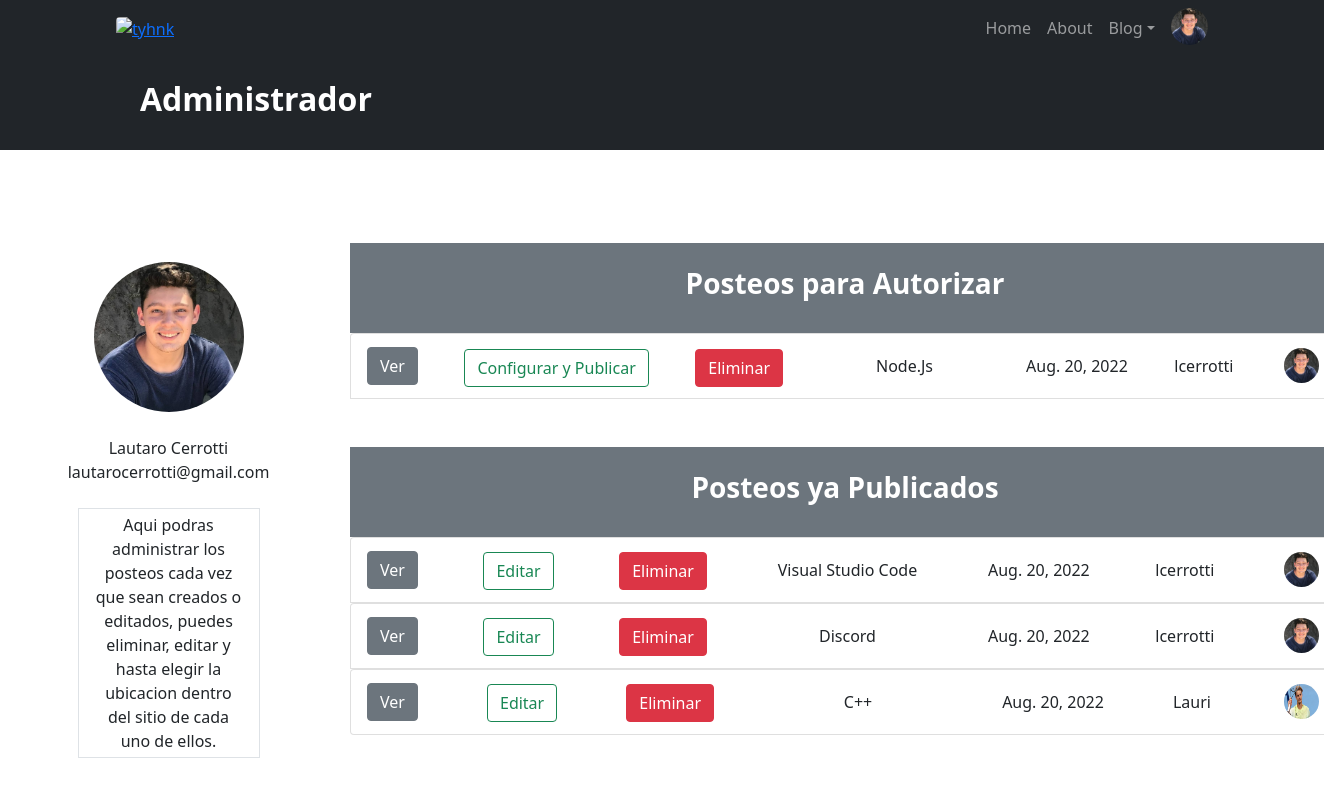
Page /blog/administrar/drafts (signed in) on the earlier database version.
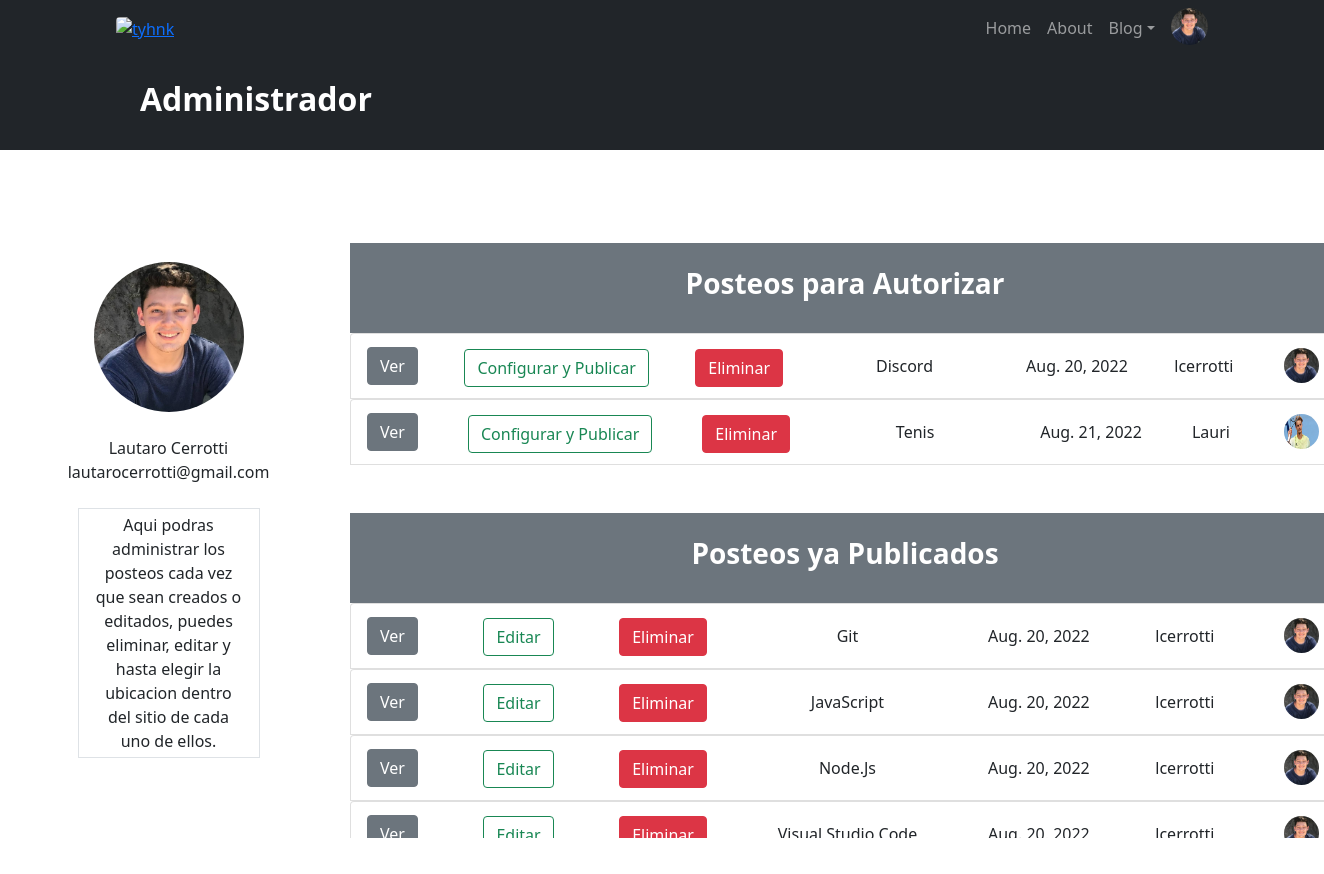
Same page on the later database version.
### Blog_General/models.py (models this page shows, shortened)
class Publicacion(models.Model):
    options= (
        ('draft', 'Draft'),
        ('publicado', 'Publicado'),
    )
    options2= (
        ('si', 'si'),
        ('no', 'no'),
    )
    titulo = models.CharField(max_length=100)
    descripcion = models.TextField(max_length = 200, default="Some String")
    contenido = models.TextField(max_length=3500)
    imagen = models.URLField(max_length=3000, blank=True, null=True)
    fecha = models.DateField(auto_now_add=True)
    publicado = models.CharField(max_length=10, choices=options, default='draft')
    muestra_inferior = models.CharField(max_length=10, choices=options2, default='no')
    muestra_superior = models.CharField(max_length=10, choices=options2, default='no')
    likes = models.ManyToManyField(User, related_name='entry_likes', blank=True)
    avatar = models.URLField(blank=True, null=True)
    user = models.ForeignKey(User, on_delete=models.CASCADE, null=True) # El autor sera una ForeignKey la cual es igual al usuario conectado.
    def AvatarPublicacion(self): #Buscamos el Avatar segun usuario/autor.
        if self.user:
            return Avatar.objects.filter(user=self.user.id).last().imagen.url if Avatar.objects.filter(user=self.user.id).last() else Avatar(user=self.user, imagen=os.path.join(MEDIA_URL, 'img/default.jpg')).imagen.url
        else:
            return Avatar(user=self.user, imagen=os.path.join(MEDIA_URL, 'img/default.jpg')).imagen.url

### RegistroUsuarios/models.py (models this page shows, shortened)
class Avatar(models.Model):
    user = models.ForeignKey(User, on_delete=models.CASCADE)
    imagen = models.ImageField(upload_to='avatares', blank=True , null=True)

### Blog_General/views.py (the view)
# urls.py: path('administrar/drafts', adminPosts, name='adminPosts'),
@staff_member_required
def adminPosts(request):
    draft = Publicacion.objects.filter(publicado="draft")
    publicados = Publicacion.objects.filter(publicado="publicado")
    return render(request, 'adminPost.html', {'drafts':draft,'publicados':publicados})

### Main/context_procesor.py (called while the page is built)
def getUserInfo(request):
    context = {}
    if not request.user.is_authenticated:
        context['formAuth'] = AuthenticationForm()
    else: #Solicitamos el ultimo avatar y lo pasamos como context
        avatar = Avatar.objects.filter(user=request.user.id).last()
        if avatar:
            context['url'] = avatar.imagen.url
        else: # Caso contrario, asignamos una imagen Defoult.
            avatar = Avatar(user=request.user, imagen=os.path.join(MEDIA_URL, 'img/default.jpg'))
        context['url'] = avatar.imagen.url
    return context

### templates/adminPost.html (shortened to what this page needs)
{% extends 'indexBase.html' %}
{% block navigation %}
{% load static %}
<link href="{% static 'css\styles.css' %}" rel="stylesheet" />
<div class="bg-dark py-4 mt-auto">
    <div class="container px-5">
        <h2 class="display-10 fw-bolder text-white mb-2">Administrador</h2>
    </div>
</div>
<div class="d-flex flex-column align-items-center text-center p-3 py-6">
    <br>
    <br>
    <br>
    <div class="row">
        <div class="col-md-3 border-right">
            <div class="d-flex flex-column align-items-center text-center p-3 py-4"><img class="rounded-circle"
                    width="150" height="150" src="{{url}}"><br><span class="font-weight-bold">{{user.first_name}}
                    {{user.last_name}}</span><span class="font-weight-bold">{{user.email}}</span><br>
                    <div class="col-md-8"><label class="border px-3 p-1 add-experience">Aqui podras administrar los posteos cada vez que
                        sean creados o editados, puedes eliminar, editar y hasta elegir la ubicacion dentro del sitio de cada uno de ellos.
                    </label>
                    </div>
            </div>
        </div>
        {% if drafts %}
    <div class="col-md-3 border-right">
        <div style="width:1000px;height:600px;line-height:3em;overflow:auto;padding:5px;">
            <div class="bg-secondary py-4 mt-auto">
                <div class="container px-5">
                    <h3 class="display-10 fw-bolder text-white mb-2">Posteos para Autorizar</h3>
                </div>
            </div>
            {% for draft in drafts %}
            <ul class="list-group">
                <li class="list-group-item d-flex justify-content-between align-items-center">
                    <a class="btn btn-secondary bt-sm" href="{% url 'verpost' draft.id %}">Ver</a>
                    <form action="{% url 'editPost' draft.id %}" method="GET">
                        <button class="btn btn-outline-success" type="submit">Configurar y Publicar</button>
                    </form>
                    <form action="{% url 'eliminarPostAdmin' draft.pk %}" method="POST">{% csrf_token%}
                        <button type="submit" , name="post_id" , value="{{draft.id}}" ,
                            class="btn btn-danger">Eliminar</button>
                    </form>
                    <div class="b">
                        <span class="b">{{draft.titulo}}</span>
                    </div>
                    <span class="b">{{draft.fecha}}</span>
                    <span class="b">{{draft.user}}</span>
                    <div class="d-flex flex-column align-items-center text-center p-1 py-1"><img class="rounded-circle"
                        width="35" height="35" src="{{draft.AvatarPublicacion}}">
                </li>
                {% endfor %}
        {% endif %}
                {% if publicados %}
                <br>
                <div class="bg-secondary py-4 mt-auto">
                    <div class="container px-5">
                        <h3 class="display-10 fw-bolder text-white mb-2">Posteos ya Publicados</h3>
                    </div>
                </div>
            {% for publicado in publicados %}
            <ul class="list-group">
                <li class="list-group-item d-flex justify-content-between align-items-center">
                    <a class="btn btn-secondary bt-sm" href="{% url 'verpost' publicado.id %}">Ver</a>
                    <form action="{% url 'editPost' publicado.id %}" method="GET">
                        <button class="btn btn-outline-success" type="submit">Editar</button>
                    </form>
                    <form action="{% url 'eliminarPostAdmin' publicado.pk %}" method="POST">{% csrf_token%}
                        <button type="submit" , name="post_id" , value="{{publicado.id}}" ,
                            class="btn btn-danger">Eliminar</button>
                    </form>
                    <div class="b">
                        <span class="b">{{publicado.titulo}}</span>
                    </div>
                    <span class="b">{{publicado.fecha}}</span>
                    <span class="b">{{publicado.user}}</span>
                    <div class="d-flex flex-column align-items-center text-center p-1 py-1"><img class="rounded-circle"
                        width="35" height="35" src="{{publicado.AvatarPublicacion}}">
                </li>
                {% endfor %}
                {% endif %}
        </div>
    </div>
        {% endblock navigation %}

### templates/indexBase.html (shortened to what this page needs)
<!DOCTYPE html>
<html lang="en">
<head>
    {% load static %}
    <link href="https://cdn.jsdelivr.net/npm/bootstrap-icons@1.5.0/font/bootstrap-icons.css" rel="stylesheet" />
    <link href="{% static 'scripts.js' %}" rel="stylesheet" />
    <link href="{% static 'css\styles.css' %}" rel="stylesheet" />
</head>
<body class="d-flex flex-column h-100">
    <main class="flex-shrink-0">
        <nav class="navbar navbar-expand-lg navbar-dark bg-dark">
            <div class="container px-4">
                <a href="http://127.0.0.1:8000/index"><img src="http://imgfz.com/i/eZ5KGQo.gif" alt="tyhnk"
                        class="rounded" width="59" height="53"></a>
                <div class="collapse navbar-collapse" id="navbarSupportedContent">
                    <ul class="navbar-nav ms-auto mb-2 mb-lg-0">
                        <li class="nav-item"><a class="nav-link" href="http://127.0.0.1:8000/index">Home</a></li>
                        <li class="nav-item"><a class="nav-link" href="{% url 'about'%}">About</a></li>
                        <li class="nav-item dropdown">
                            <a class="nav-link dropdown-toggle" id="navbarDropdownBlog" href="#" role="button"
                                data-bs-toggle="dropdown" aria-expanded="false">Blog</a>
                        </li>
                        {% if user.is_authenticated %}
                        <li class="nav-item dropdown">
                            &nbsp;&nbsp;<a id="navbarDropdownBlog" href="#" role="button" data-bs-toggle="dropdown"
                                aria-expanded="false"><img src="{{url}}" alt="user" class="rounded-circle" width="37"
                                    height="37"></a>
                        </li>
                        {% else %}
                        &nbsp;&nbsp;&nbsp;&nbsp;&nbsp;<button href="{% url 'login'%}" type="button"
                            class="btn btn-primary" data-bs-toggle="modal" data-bs-target="#exampleModal"
                            data-bs-whatever="@getbootstrap">Iniciar</button>
                        {% endif %}
                    </ul>
                </div>
            </div>
        </nav>
        {% block navigation %}{% endblock navigation %}
</body>
</html>

### templates/adminPost.html (style rules this page uses)
div.b { white-space: nowrap; width: 150px; overflow: hidden; text-overflow: ellipsis; }

Differences in the rows shown:
no longer on this page (row unchanged): Publicacion: {{ publicado.id }} 14 (drawn), titulo "C++", fecha "Aug. 20, 2022", user "Lauri", AvatarPublicacion (picture), shown under "Posteos ya Publicados"
changed Publicacion "Discord": moves from the list under "Posteos ya Publicados" to the list under "Posteos para Autorizar"
added Publicacion: {{ draft.id }} 19 (drawn), titulo "Tenis", fecha "Aug. 21, 2022", user "Lauri", AvatarPublicacion (picture), shown under "Posteos para Autorizar"
added Publicacion: {{ publicado.id }} 6 (drawn), titulo "Git", fecha "Aug. 20, 2022", user "lcerrotti", AvatarPublicacion (picture), shown under "Posteos ya Publicados"
added Publicacion: {{ publicado.id }} 7 (drawn), titulo "JavaScript", fecha "Aug. 20, 2022", user "lcerrotti", AvatarPublicacion (picture), shown under "Posteos ya Publicados"
changed Publicacion "Node.Js": moves from the list under "Posteos para Autorizar" to the list under "Posteos ya Publicados"
